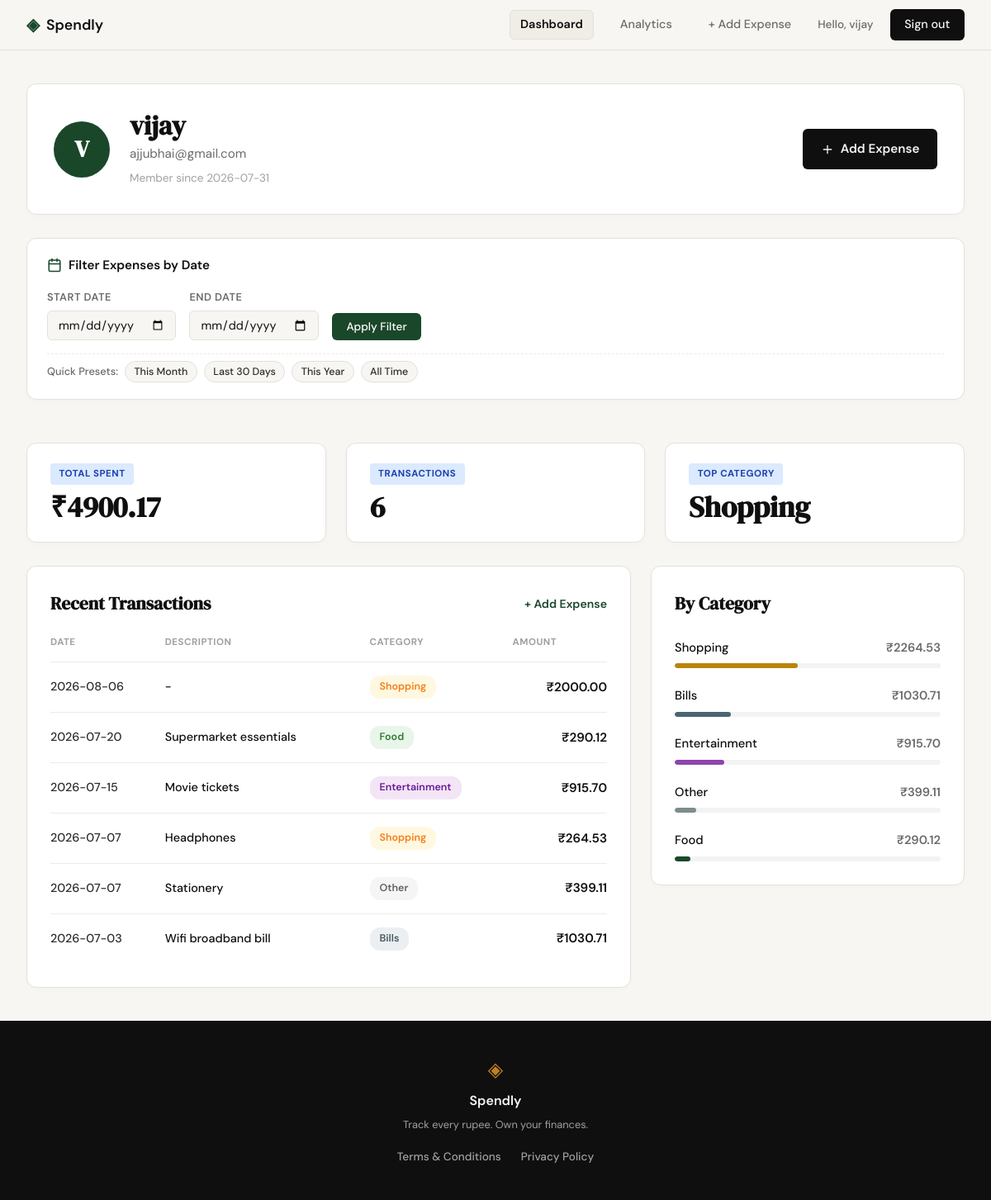
/profile (signed in), run on the app's committed database.
### tables this page shows
CREATE TABLE users (
            id INTEGER PRIMARY KEY AUTOINCREMENT,
            name TEXT NOT NULL,
            email TEXT UNIQUE NOT NULL,
            password_hash TEXT NOT NULL,
            created_at TEXT DEFAULT (datetime('now'))
        );

CREATE TABLE expenses (
            id INTEGER PRIMARY KEY AUTOINCREMENT,
            user_id INTEGER NOT NULL,
            amount REAL NOT NULL,
            category TEXT NOT NULL,
            date TEXT NOT NULL,
            description TEXT,
            created_at TEXT DEFAULT (datetime('now')),
            FOREIGN KEY (user_id) REFERENCES users(id) ON DELETE CASCADE
        );

### app.py (the view)
@app.route("/profile")
def profile():
    user_id = session.get("user_id")
    if not user_id:
        flash("Please log in to access your profile.", "warning")
        return redirect(url_for("login"))
    user = get_user_by_id(user_id)
    if not user:
        session.clear()
        flash("User account not found. Please log in again.", "warning")
        return redirect(url_for("login"))
    raw_start = request.args.get("start_date", "").strip()
    raw_end = request.args.get("end_date", "").strip()
    start_date = raw_start if is_valid_date(raw_start) else None
    end_date = raw_end if is_valid_date(raw_end) else None
    if raw_start and not start_date:
        flash("Invalid start date format. Please use YYYY-MM-DD.", "warning")
    if raw_end and not end_date:
        flash("Invalid end date format. Please use YYYY-MM-DD.", "warning")
    if start_date and end_date and start_date > end_date:
        start_date, end_date = end_date, start_date
        flash("Start date was after end date. Range was automatically adjusted.", "info")
    limit = 50 if (start_date or end_date) else 10
    stats = get_user_profile_stats(user_id, start_date=start_date, end_date=end_date)
    category_expenses = get_user_category_expenses(user_id, start_date=start_date, end_date=end_date)
    recent_transactions = get_user_recent_transactions(user_id, limit=limit, start_date=start_date, end_date=end_date)
    return render_template(
        "profile.html",
        user=user,
        stats=stats,
        category_expenses=category_expenses,
        recent_transactions=recent_transactions,
        start_date=start_date or "",
        end_date=end_date or "",
    )

### app.py (called while the page is built)
def is_valid_date(date_str):
    if not date_str:
        return False
    try:
        datetime.strptime(date_str, "%Y-%m-%d")
        return True
    except ValueError:
        return False

### database/db.py (called while the page is built)
def get_db():
    conn = sqlite3.connect(DB_PATH)
    conn.row_factory = sqlite3.Row
    conn.execute("PRAGMA foreign_keys = ON;")
    return conn

def get_user_by_id(user_id):
    conn = get_db()
    cursor = conn.cursor()
    cursor.execute("SELECT id, name, email, created_at FROM users WHERE id = ?;", (user_id,))
    user = cursor.fetchone()
    conn.close()
    return user

def _build_user_date_where(user_id, start_date=None, end_date=None):
    query_where = ["user_id = ?"]
    params = [user_id]
    if start_date:
        query_where.append("date >= ?")
        params.append(start_date)
    if end_date:
        query_where.append("date <= ?")
        params.append(end_date)
    where_clause = " AND ".join(query_where)
    return where_clause, params

def get_user_category_expenses(user_id, start_date=None, end_date=None):
    conn = get_db()
    cursor = conn.cursor()
    where_clause, params = _build_user_date_where(user_id, start_date, end_date)
    cursor.execute(
        f"""
        SELECT
            category,
            COUNT(*) as item_count,
            COALESCE(SUM(amount), 0.0) as category_total
        FROM expenses
        WHERE {where_clause}
        GROUP BY category
        ORDER BY category_total DESC;
        """,
        params,
    )
    categories = cursor.fetchall()
    conn.close()
    return categories

def get_user_recent_transactions(user_id, limit=10, start_date=None, end_date=None):
    conn = get_db()
    cursor = conn.cursor()
    where_clause, params = _build_user_date_where(user_id, start_date, end_date)
    params_with_limit = params + [limit]
    cursor.execute(
        f"""
        SELECT id, amount, category, date, description
        FROM expenses
        WHERE {where_clause}
        ORDER BY date DESC, id DESC
        LIMIT ?;
        """,
        params_with_limit,
    )
    transactions = cursor.fetchall()
    conn.close()
    return transactions

### templates/profile.html (shortened to what this page needs)
{% extends "base.html" %}
{% block content %}
<section class="profile-dashboard-section">
    <div class="profile-dashboard-container">
        <div class="user-profile-header-card">
            <div class="user-profile-info-group">
                <div class="user-avatar-circle">
                    <span>{{ user['name'][0].upper() if user['name'] else 'U' }}</span>
                </div>
                <div class="user-identity-details">
                    <h1 class="user-display-name">{{ user['name'] }}</h1>
                    <p class="user-display-email">{{ user['email'] }}</p>
                    <p class="user-member-since">Member since {{ user['created_at'].split(' ')[0] if user['created_at'] else 'Recently' }}</p>
                </div>
            </div>
            <div class="user-profile-actions">
                <a href="{{ url_for('add_expense') }}" class="btn btn-primary add-expense-cta-btn">
                    <svg width="16" height="16" viewBox="0 0 24 24" fill="none" stroke="currentColor" stroke-width="2" stroke-linecap="round" stroke-linejoin="round">
                        <line x1="12" y1="5" x2="12" y2="19"></line>
                        <line x1="5" y1="12" x2="19" y2="12"></line>
                    </svg>
                    Add Expense
                </a>
            </div>
        </div>
        <div class="dashboard-card date-filter-card">
            <form method="GET" action="{{ url_for('profile') }}" class="date-filter-form" id="dateFilterForm">
                <div class="filter-form-header">
                    <span class="filter-title">
                        Filter Expenses by Date
                    </span>
                </div>
                <div class="filter-inputs-row">
                    <div class="filter-group">
                        <label for="start_date">Start Date</label>
                        <input type="date" id="start_date" name="start_date" value="{{ start_date }}" class="date-input">
                    </div>
                    <div class="filter-group">
                        <label for="end_date">End Date</label>
                        <input type="date" id="end_date" name="end_date" value="{{ end_date }}" class="date-input">
                    </div>
                    <div class="filter-actions">
                        <button type="submit" class="btn btn-primary filter-submit-btn">Apply Filter</button>
                    </div>
                </div>
                <div class="preset-chips-row">
                    <span class="preset-label">Quick Presets:</span>
                    <button type="button" class="preset-chip" data-preset="this_month">This Month</button>
                    <button type="button" class="preset-chip" data-preset="last_30">Last 30 Days</button>
                    <button type="button" class="preset-chip" data-preset="this_year">This Year</button>
                    <button type="button" class="preset-chip" data-preset="all_time">All Time</button>
                </div>
            </form>
        </div>
        <div class="metrics-row-grid">
            <div class="metric-card">
                <span class="metric-badge">TOTAL SPENT</span>
                <div class="metric-value">₹{{ "%.2f"|format(stats['total_spent']) }}</div>
            </div>
            <div class="metric-card">
                <span class="metric-badge">TRANSACTIONS</span>
                <div class="metric-value">{{ stats['total_count'] }}</div>
            </div>
            <div class="metric-card">
                <span class="metric-badge">TOP CATEGORY</span>
                <div class="metric-value">{{ stats['top_category'] }}</div>
            </div>
        </div>
        <div class="dashboard-columns-grid">
            <div class="dashboard-card transactions-card">
                <div class="card-header-row">
                    <h2 class="card-section-title">Recent Transactions</h2>
                    <a href="{{ url_for('add_expense') }}" class="card-header-action">+ Add Expense</a>
                </div>
                {% if recent_transactions %}
                <div class="table-responsive">
                    <table class="transactions-table">
                        <thead>
                            <tr>
                                <th>DATE</th>
                                <th>DESCRIPTION</th>
                                <th>CATEGORY</th>
                                <th class="text-right">AMOUNT</th>
                            </tr>
                        </thead>
                        <tbody>
                            {% for tx in recent_transactions %}
                            <tr>
                                <td class="tx-date">{{ tx['date'] }}</td>
                                <td class="tx-desc">{{ tx['description'] or '-' }}</td>
                                <td class="tx-category">
                                    <span class="category-pill category-{{ tx['category']|lower|replace(' ', '-') }}">
                                        {{ tx['category'] }}
                                    </span>
                                </td>
                                <td class="tx-amount text-right">₹{{ "%.2f"|format(tx['amount']) }}</td>
                            </tr>
                            {% endfor %}
                        </tbody>
                    </table>
                </div>
                {% else %}
                <p class="empty-state-text">No transactions found. <a href="{{ url_for('add_expense') }}" class="empty-state-link">+ Add Expense</a> to start tracking!</p>
                {% endif %}
            </div>
            <div class="dashboard-card categories-card">
                <h2 class="card-section-title">By Category</h2>
                {% if category_expenses %}
                <div class="by-category-list">
                    {% for cat in category_expenses %}
                    {% set pct = (cat['category_total'] / stats['total_spent'] * 100) if stats['total_spent'] > 0 else 0 %}
                    <div class="by-category-item">
                        <div class="by-category-header">
                            <span class="by-category-name">{{ cat['category'] }}</span>
                            <span class="by-category-total">₹{{ "%.2f"|format(cat['category_total']) }}</span>
                        </div>
                        <div class="category-bar-track">
                            <div class="category-bar-fill fill-{{ cat['category']|lower|replace(' ', '-') }}" style="width: {{ '%.1f'|format(pct) }}%;"></div>
                        </div>
                    </div>
                    {% endfor %}
                </div>
                {% else %}
                <p class="empty-state-text">No category spending data yet.</p>
                {% endif %}
            </div>
        </div>
    </div>
</section>
{% endblock %}

### templates/base.html (shortened to what this page needs)
<!DOCTYPE html>
<html lang="en">
<head>
    <link rel="stylesheet" href="{{ url_for('static', filename='css/style.css') }}">
</head>
<body>
    <nav class="navbar">
        <div class="nav-inner">
            <a href="{{ url_for('landing') }}" class="nav-brand">
                <span class="brand-icon">◈</span>
                <span class="brand-name">Spendly</span>
            </a>
            <div class="nav-links">
                {% if session.get('user_id') %}
                    <a href="{{ url_for('profile') }}" class="nav-link {% if request.endpoint == 'profile' %}active{% endif %}">Dashboard</a>
                    <a href="{{ url_for('analytics') }}" class="nav-link {% if request.endpoint == 'analytics' %}active{% endif %}">Analytics</a>
                    <a href="{{ url_for('add_expense') }}" class="nav-link {% if request.endpoint == 'add_expense' %}active{% endif %}">+ Add Expense</a>
                    <span class="nav-user">Hello, {{ session.get('user_name') }}</span>
                    <a href="{{ url_for('logout') }}" class="nav-cta">Sign out</a>
                {% else %}
                    <a href="{{ url_for('login') }}">Sign in</a>
                    <a href="{{ url_for('register') }}" class="nav-cta">Get started</a>
                {% endif %}
            </div>
        </div>
    </nav>
    <main class="main-content">
        {% block content %}{% endblock %}
    </main>
    <footer class="footer">
        <div class="footer-inner">
            <span class="brand-icon">◈</span>
            <span class="footer-name">Spendly</span>
            <p class="footer-copy">Track every rupee. Own your finances.</p>
            <nav aria-label="Footer Navigation" class="footer-nav">
                <ul class="footer-links">
                    <li><a href="/terms">Terms &amp; Conditions</a></li>
                    <li><a href="/privacy">Privacy Policy</a></li>
                </ul>
            </nav>
        </div>
    </footer>
</body>
</html>

### data on the page
users: get "vijay", name "V", name "vijay", email "ajjubhai@gmail.com", created_at "2026-07-31"
expenses: date "2026-08-06", description "-", category "Shopping", amount "2000.00"
expenses: date "2026-07-20", description "Supermarket essentials", category "Food", amount "290.12", category_total "290.12", {{ '%.1f'|format(pct) }} 5.9 (drawn)
expenses: date "2026-07-15", description "Movie tickets", category "Entertainment", amount "915.70", category_total "915.70", {{ '%.1f'|format(pct) }} 18.7 (drawn)
expenses: date "2026-07-07", description "Headphones", category "Shopping", amount "264.53"
expenses: date "2026-07-07", description "Stationery", category "Other", amount "399.11", category_total "399.11", {{ '%.1f'|format(pct) }} 8.1 (drawn)
expenses: date "2026-07-03", description "Wifi broadband bill", category "Bills", amount "1030.71", category_total "1030.71", {{ '%.1f'|format(pct) }} 21.0 (drawn)

### other printed values
{{ "%.2f"|format(stats['total_spent']) }} "4900.17"
{{ stats['total_count'] }} "6"
{{ stats['top_category'] }} "Shopping"
{{ cat['category'] }} "Shopping"
{{ "%.2f"|format(cat['category_total']) }} "2264.53"
